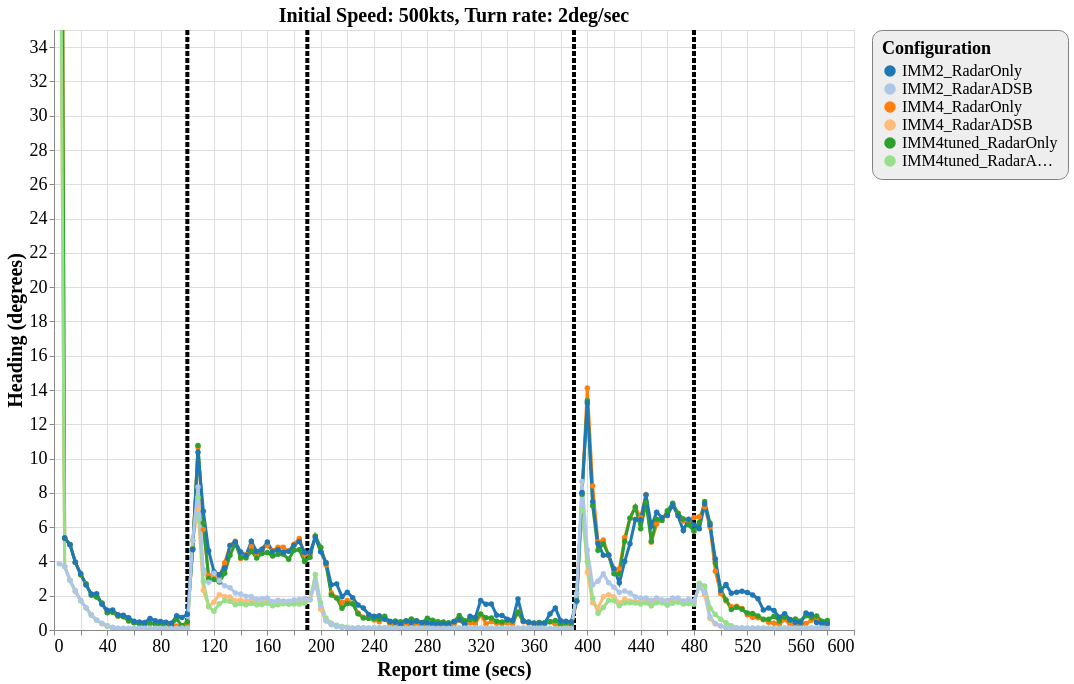

Specify this chart in Vega-Lite:
### Vega-Lite specification from a JSON file in a GitHub repository (floating-point values rounded to 4 significant figures; data arrays with more than 128 entries replaced by an {"elided": "..."} marker saying what was removed)
{"config": {"view": {"continuousWidth": 800, "continuousHeight": 600}, "axisX": {"labelFontSize": 18, "titleFontSize": 20}, "axisY": {"labelFontSize": 18, "titleFontSize": 20}, "font": "Times New Roman", "legend": {"cornerRadius": 10, "fillColor": "#EEEEEE", "labelFontSize": 16, "padding": 10, "strokeColor": "gray", "titleFontSize": 18}, "title": {"fontSize": 20}}, "layer": [{"data": {"name": "data-9743bcfa63245eddba7948af9f316eff"}, "mark": {"type": "rule", "strokeDash": [5, 2], "strokeWidth": 4}, "encoding": {"color": {"type": "nominal", "field": "color", "scale": null}, "x": {"type": "quantitative", "field": "tt"}}}, {"data": {"name": "data-4236564970a2306d68346947fa0c399b"}, "mark": {"type": "line", "point": true, "strokeWidth": 3}, "encoding": {"color": {"type": "ordinal", "field": "config", "scale": {"scheme": "category20"}, "sort": ["IMM2_RadarOnly", "IMM2_RadarADSB", "IMM4_RadarOnly", "IMM4_RadarADSB", "IMM4tuned_RadarOnly", "IMM4tuned_RadarADSB"], "title": "Configuration"}, "x": {"type": "quantitative", "field": "time", "title": "Report time (secs)"}, "y": {"type": "quantitative", "field": "rmse_hdg", "scale": {"domain": [0, 35], "zero": false}, "title": "Heading (degrees)"}}, "selection": {"selector135": {"type": "interval", "bind": "scales", "encodings": ["x", "y"]}}, "title": "Initial Speed: 500kts, Turn rate: 2deg/sec"}], "$schema": "https://vega.github.io/schema/vega-lite/v4.8.1.json", "datasets": {"data-9743bcfa63245eddba7948af9f316eff": [{"tt": 100, "color": "black"}, {"tt": 190, "color": "black"}, {"tt": 390, "color": "black"}, {"tt": 480, "color": "black"}], "data-4236564970a2306d68346947fa0c399b": {"elided": "869 records"}}}
